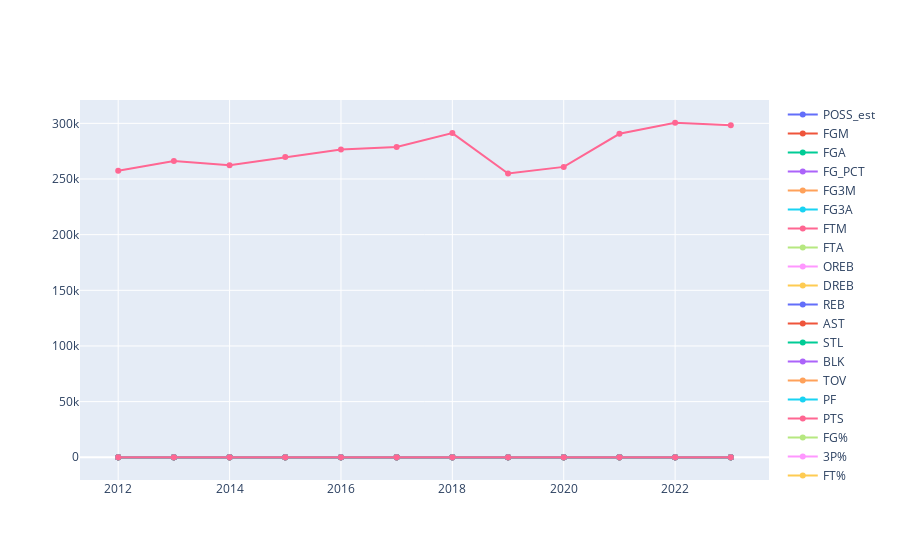

Notebook code cell kept with this figure:
### Code cell
change_per48_df =  change_df.copy()

for col in change_per48_df.columns[2:18]:
    change_per48_df[col] = (change_per48_df[col] / change_per48_df['MIN']) * 48 * 5

change_per48_df = change_per48_df.drop(columns='MIN')

fig = go.Figure()
for col in change_per48_df.columns[1:]:
    fig.add_trace(go.Scatter(x=change_per48_df['season_start_year'], y=change_per48_df[col], name=col))

fig.show()
